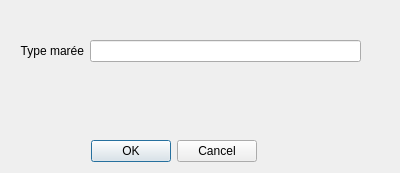
<?xml version="1.0" encoding="UTF-8"?>
<ui version="4.0">
 <class>type_maree_ajout</class>
 <widget class="QDialog" name="type_maree_ajout">
  <property name="geometry">
   <rect>
    <x>0</x>
    <y>0</y>
    <width>400</width>
    <height>173</height>
   </rect>
  </property>
  <property name="windowTitle">
   <string>Geolimi - Maree - Ajout</string>
  </property>
  <widget class="QDialogButtonBox" name="btnBox">
   <property name="geometry">
    <rect>
     <x>-30</x>
     <y>140</y>
     <width>407</width>
     <height>23</height>
    </rect>
   </property>
   <property name="standardButtons">
    <set>QDialogButtonBox::Cancel|QDialogButtonBox::Ok</set>
   </property>
   <property name="centerButtons">
    <bool>true</bool>
   </property>
  </widget>
  <widget class="QWidget" name="layoutWidget">
   <property name="geometry">
    <rect>
     <x>20</x>
     <y>40</y>
     <width>341</width>
     <height>22</height>
    </rect>
   </property>
   <layout class="QHBoxLayout" name="horizontalLayout">
    <item>
     <widget class="QLabel" name="label_3">
      <property name="minimumSize">
       <size>
        <width>40</width>
        <height>0</height>
       </size>
      </property>
      <property name="layoutDirection">
       <enum>Qt::LeftToRight</enum>
      </property>
      <property name="text">
       <string>Type marée</string>
      </property>
      <property name="alignment">
       <set>Qt::AlignRight|Qt::AlignTrailing|Qt::AlignVCenter</set>
      </property>
      <property name="buddy">
       <cstring>le_type_maree</cstring>
      </property>
     </widget>
    </item>
    <item>
     <widget class="QLineEdit" name="le_type_maree">
      <property name="minimumSize">
       <size>
        <width>200</width>
        <height>0</height>
       </size>
      </property>
     </widget>
    </item>
   </layout>
  </widget>
 </widget>
 <resources/>
 <connections/>
</ui>
